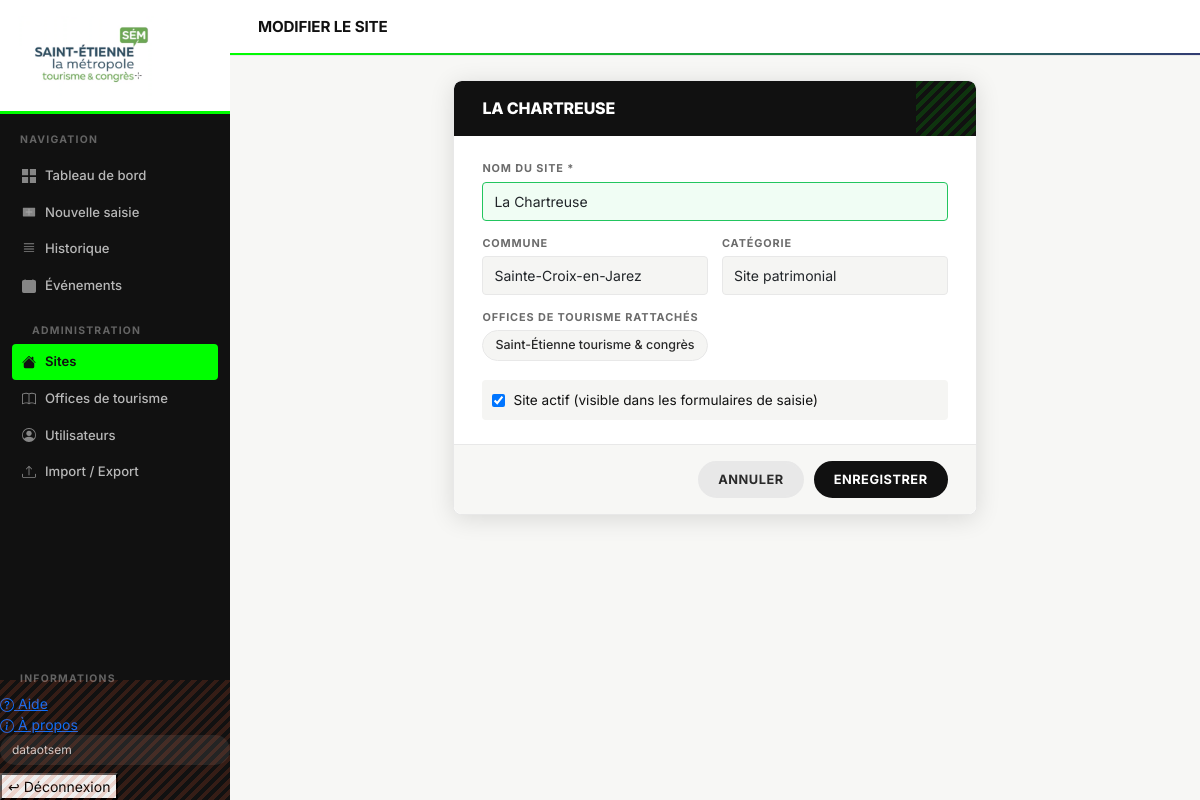
/sites/1/modifier/ (signed in), run on the app's committed database.
### suivi/models.py (models this page shows, shortened)
class Utilisateur(AbstractUser):
    ROLE_CHOICES = [
        ("saisisseur", "Saisisseur (site)"),
        ("admin", "Administrateur"),
    ]
    site = models.ForeignKey(
        SiteTouristique,
        verbose_name="Site rattaché",
        on_delete=models.SET_NULL,
        null=True,
        blank=True,
        related_name="utilisateurs",
    )
    role = models.CharField(
        "Rôle", max_length=20, choices=ROLE_CHOICES, default="saisisseur"
    )
    telephone = models.CharField("Téléphone", max_length=30, blank=True)
    cle_api = models.CharField(
        "Clé API", max_length=64, blank=True, unique=True, null=True,
        help_text="Utilisée pour l'accès en lecture à l'API (ex: Power BI). Laisser vide si non utilisée.",
    )
    @property
    def est_admin(self):
        return self.role == "admin" or self.is_superuser

class SiteTouristique(models.Model):
    CATEGORIE_CHOICES = [
        ("musee", "Musée"),
        ("site_patrimonial", "Site patrimonial"),
        ("office_tourisme", "Office de tourisme"),
        ("parc_jardin", "Parc / jardin"),
        ("monument", "Monument"),
        ("site_naturel", "Site naturel"),
        ("art_contemporain", "Lieu d'art contemporain"),
        ("autre", "Autre"),
    ]
    nom = models.CharField("Nom du site", max_length=200)
    commune = models.CharField("Commune", max_length=150, blank=True)
    categorie = models.CharField(
        "Catégorie",
        max_length=30,
        choices=CATEGORIE_CHOICES,
        blank=True,
    )
    offices = models.ManyToManyField(
        OfficeDeTourisme,
        blank=True,
        verbose_name="Offices de tourisme rattachés",
        related_name="sites",
    )
    actif = models.BooleanField("Site actif", default=True)
    date_creation = models.DateTimeField(auto_now_add=True)
    class Meta:
        verbose_name = "Site touristique"
        verbose_name_plural = "Sites touristiques"
        ordering = ["nom"]

class OfficeDeTourisme(models.Model):
    nom = models.CharField("Nom", max_length=200)
    actif = models.BooleanField("Actif", default=True)
    class Meta:
        verbose_name = "Office de tourisme"
        verbose_name_plural = "Offices de tourisme"
        ordering = ["nom"]
    def __str__(self):
        return self.nom

### suivi/views.py (the view)
# urls.py: path("sites/<int:pk>/modifier/", views.modifier_site, name="modifier_site"),
@user_passes_test(est_admin)
def modifier_site(request, pk):
    site = get_object_or_404(SiteTouristique, pk=pk)
    if request.method == "POST":
        form = SiteTouristiqueForm(request.POST, instance=site)
        if form.is_valid():
            form.save()
            messages.success(request, "Site mis à jour.")
            return redirect("liste_sites")
    else:
        form = SiteTouristiqueForm(instance=site)
    return render(request, "suivi/formulaire_site.html", {"form": form, "site": site})

### suivi/forms.py
class SiteTouristiqueForm(forms.ModelForm):
    offices = forms.ModelMultipleChoiceField(
        queryset=OfficeDeTourisme.objects.filter(actif=True),
        widget=forms.CheckboxSelectMultiple,
        required=False,
        label="Offices de tourisme rattachés",
    )
    class Meta:
        model = SiteTouristique
        fields = ["nom", "commune", "categorie", "offices", "actif"]
        widgets = {
            "nom": forms.TextInput(attrs={"class": "form-control"}),
            "commune": forms.TextInput(attrs={"class": "form-control"}),
            "categorie": forms.Select(attrs={"class": "form-select"}),
        }

### suivi/views.py (called while the page is built)
def est_admin(user):
    return user.is_authenticated and user.est_admin

### suivi/templates/suivi/formulaire_site.html (shortened to what this page needs)
{% extends "suivi/base.html" %}
{% block page_title %}{% if site %}Modifier le site{% else %}Nouveau site{% endif %}{% endblock %}
{% block contenu %}
<div class="row justify-content-center">
<div class="col-md-7">
<div x-data="{ nom: '{{ form.nom.value|default:''|escapejs }}' }"
     class="modal-card animate__animated animate__fadeInDown animate__faster"
     style="position:static; width:100%; max-height:none; box-shadow:0 4px 24px rgba(0,0,0,.12); border:1px solid var(--c-gris-clair);">
    <div class="modal-header" style="position:relative; overflow:hidden;">
        <h4 x-text="nom || '{% if site %}Modifier — {{ site.nom|escapejs }}{% else %}Nouveau site touristique{% endif %}'"></h4>
        <div style="position:absolute; right:0; top:0; bottom:0; width:60px;
            background: repeating-linear-gradient(-45deg, transparent, transparent 4px, rgba(0,255,0,.15) 4px, rgba(0,255,0,.15) 8px);"></div>
    </div>
    <div class="modal-body">
        <form method="post" id="form-site">
            <div class="field-group" :class="nom.length > 0 ? 'field-ok' : ''">
                <label>Nom du site *</label>
                <input type="text" name="nom" id="id_nom" class="form-control"
                       x-model="nom" value="{{ form.nom.value|default:'' }}"
                       placeholder="Ex : Musée d'Art Moderne de Saint-Étienne" required>
            </div>
            <div style="display:grid; grid-template-columns:1fr 1fr; gap:14px; margin-bottom:14px;">
                <div class="field-group" style="margin:0;">
                    <label>Commune</label>
                    {{ form.commune }}
                </div>
                <div class="field-group" style="margin:0;">
                    <label>Catégorie</label>
                    {{ form.categorie }}
                </div>
            </div>
            <div class="field-group">
                <label>Offices de tourisme rattachés</label>
                <div class="offices-checkboxes">
                    {% for cb in form.offices %}
                    <label>
                        {{ cb.tag }}<span>{{ cb.choice_label }}</span>
                    </label>
                    {% empty %}
                    <span style="font-size:.8rem; color:var(--c-gris-moyen);">
                        Aucun office créé. <a href="{% url 'creer_office' %}">En créer un</a>.
                    </span>
                    {% endfor %}
                </div>
            </div>
            <div style="display:flex; align-items:center; gap:8px; margin-top:8px; padding:10px; background:var(--c-input-bg); border-radius:var(--r-sm);">
                {{ form.actif }}
                <label for="{{ form.actif.id_for_label }}" style="font-size:.85rem; margin:0; cursor:pointer;">
                    Site actif (visible dans les formulaires de saisie)
                </label>
            </div>
        </form>
    </div>
    <div class="modal-actions">
        <a href="{% url 'liste_sites' %}" class="btn-cancel">Annuler</a>
        <button type="submit" form="form-site" class="btn-app" :disabled="nom.length === 0">
            <span class="btn-label">Enregistrer</span>
        </button>
    </div>
</div>
</div>
</div>
{% endblock %}

### suivi/templates/suivi/base.html (shortened to what this page needs)
<!DOCTYPE html>
{% load static %}
<html lang="fr">
<head>
    <link href="https://cdn.jsdelivr.net/npm/bootstrap@5.3.3/dist/css/bootstrap.min.css" rel="stylesheet">
    <link rel="stylesheet" href="https://cdn.jsdelivr.net/npm/animate.css@4/animate.min.css">
    <link rel="stylesheet" href="https://cdn.jsdelivr.net/npm/toastify-js/src/toastify.min.css">
    <link rel="stylesheet" href="https://cdn.jsdelivr.net/npm/flatpickr/dist/flatpickr.min.css">
</head>
<body>
{% if user.is_authenticated %}
<aside class="sidebar">
    <div class="sidebar-logo">
        <img src="{% static 'suivi/images/logo.png' %}" alt="Saint-Étienne Tourisme">
    </div>
    <div class="sidebar-stripe"></div>
    <div class="sidebar-section">Navigation</div>
    <nav class="sidebar-nav">
        <a href="{% url 'tableau_de_bord' %}" {% if request.resolver_match.url_name == 'tableau_de_bord' %}class="active"{% endif %}>
            <svg width="14" height="14" fill="currentColor" viewBox="0 0 16 16"><path d="M0 0h7v7H0V0zm9 0h7v7H9V0zM0 9h7v7H0V9zm9 0h7v7H9V9z"/></svg>
            Tableau de bord
        </a>
        <a href="{% url 'saisir_indicateur' %}" {% if request.resolver_match.url_name == 'saisir_indicateur' %}class="active"{% endif %}>
            <svg width="14" height="14" fill="currentColor" viewBox="0 0 16 16"><path d="M8 4a.5.5 0 0 1 .5.5v3h3a.5.5 0 0 1 0 1h-3v3a.5.5 0 0 1-1 0v-3h-3a.5.5 0 0 1 0-1h3v-3A.5.5 0 0 1 8 4z"/><path d="M14.5 3a.5.5 0 0 1 .5.5v9a.5.5 0 0 1-.5.5h-13a.5.5 0 0 1-.5-.5v-9a.5.5 0 0 1 .5-.5h13z"/></svg>
            Nouvelle saisie
        </a>
        <a href="{% url 'liste_indicateurs' %}" {% if request.resolver_match.url_name == 'liste_indicateurs' %}class="active"{% endif %}>
            <svg width="14" height="14" fill="currentColor" viewBox="0 0 16 16"><path d="M2.5 1.5a.5.5 0 0 0 0 1h11a.5.5 0 0 0 0-1h-11zm0 3a.5.5 0 0 0 0 1h11a.5.5 0 0 0 0-1h-11zm0 3a.5.5 0 0 0 0 1h11a.5.5 0 0 0 0-1h-11zm0 3a.5.5 0 0 0 0 1h11a.5.5 0 0 0 0-1h-11z"/></svg>
            Historique
        </a>
        <a href="{% url 'liste_evenements' %}" {% if request.resolver_match.url_name == 'liste_evenements' %}class="active"{% endif %}>
            <svg width="14" height="14" fill="currentColor" viewBox="0 0 16 16"><path d="M3.5 0a.5.5 0 0 1 .5.5V1h8V.5a.5.5 0 0 1 1 0V1h1a2 2 0 0 1 2 2v11a2 2 0 0 1-2 2H2a2 2 0 0 1-2-2V3a2 2 0 0 1 2-2h1V.5a.5.5 0 0 1 .5-.5z"/></svg>
            Événements
        </a>
        {% if user.est_admin %}
        <div class="sidebar-section">Administration</div>
        <a href="{% url 'liste_sites' %}" {% if 'site' in request.resolver_match.url_name %}class="active"{% endif %}>
            Sites
        </a>
        <a href="{% url 'liste_offices' %}" {% if 'office' in request.resolver_match.url_name %}class="active"{% endif %}>
            Offices de tourisme
        </a>
        <a href="{% url 'liste_utilisateurs' %}" {% if 'utilisateur' in request.resolver_match.url_name %}class="active"{% endif %}>
            <svg width="14" height="14" fill="currentColor" viewBox="0 0 16 16"><path d="M11 6a3 3 0 1 1-6 0 3 3 0 0 1 6 0z"/><path fill-rule="evenodd" d="M0 8a8 8 0 1 1 16 0A8 8 0 0 1 0 8zm8-7a7 7 0 0 0-5.468 11.37C3.242 11.226 4.805 10 8 10s4.757 1.225 5.468 2.37A7 7 0 0 0 8 1z"/></svg>
            Utilisateurs
        </a>
        <a href="{% url 'portail_import_export' %}" {% if 'import' in request.resolver_match.url_name or 'export' in request.resolver_match.url_name %}class="active"{% endif %}>
            Import / Export
        </a>
        {% endif %}
    </nav>
        <div class="sidebar-section">Informations</div>
        <a href="{% url 'aide' %}" {% if request.resolver_match.url_name == 'aide' %}class="active"{% endif %}>
            Aide
        </a>
        <a href="{% url 'a_propos' %}" {% if request.resolver_match.url_name == 'a_propos' %}class="active"{% endif %}>
            À propos
        </a>
        <div class="user-pill">{{ user.get_full_name|default:user.username }}{% if user.site %} · {{ user.site.nom }}{% endif %}</div>
        <form method="post" action="{% url 'deconnexion' %}">
            <button type="submit">↩ Déconnexion</button>
        </form>
</aside>
<div class="main-wrap">
    <header class="topbar">
        <span class="topbar-title">{% block page_title %}{% endblock %}</span>
    </header>
    <main class="page-body">
{% endif %}
{% block contenu %}{% endblock %}
{% if user.is_authenticated %}
    </main>
</div>
{% endif %}
</body>
</html>

### data on the page
Utilisateur: get_full_name "dataotsem"
SiteTouristique: nom "La Chartreuse", commune "Sainte-Croix-en-Jarez", categorie "Site patrimonial", actif "☑"
OfficeDeTourisme: choice_label "Saint-Étienne tourisme & congrès"
